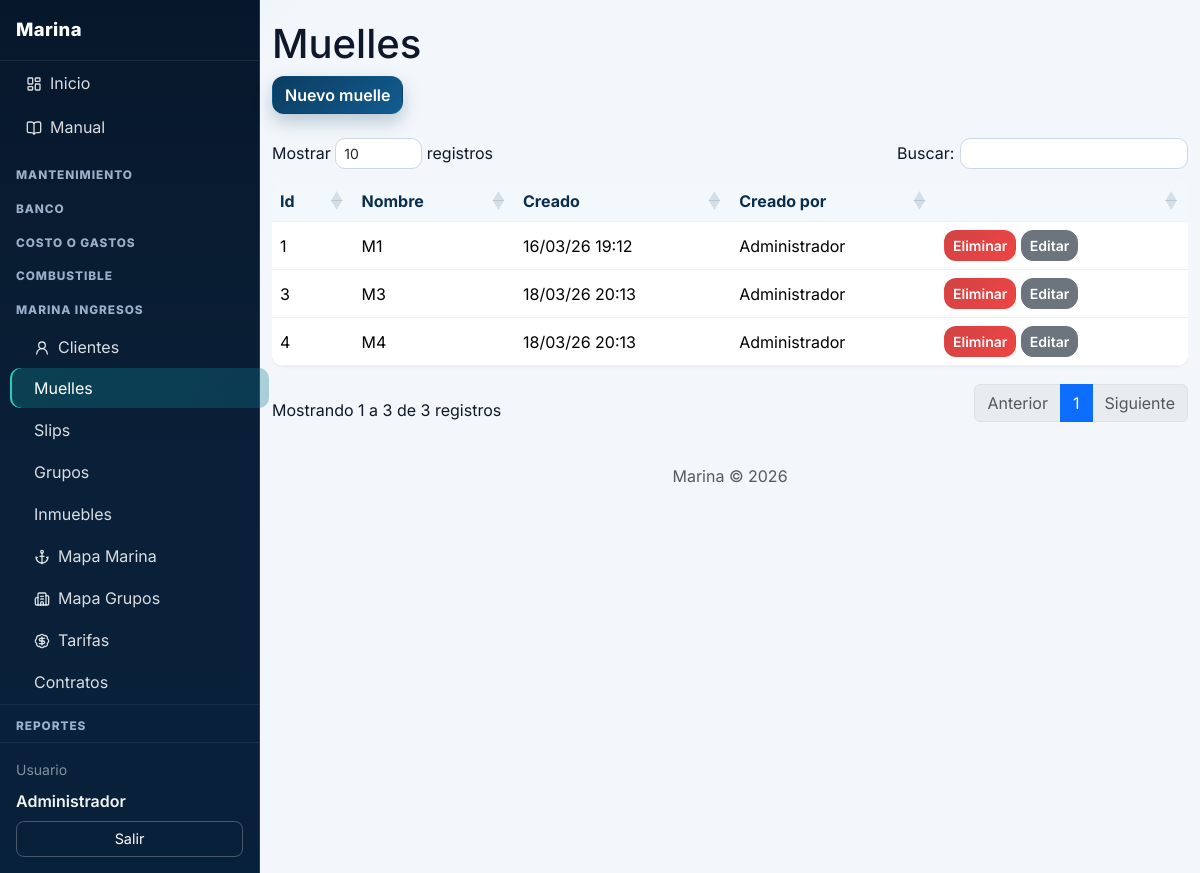
Screenshot of /index.php?p=muelles (signed in) with the database file from the repository.
### tables this page shows
CREATE TABLE muelles (
  id INT UNSIGNED AUTO_INCREMENT PRIMARY KEY,
  nombre VARCHAR(100) NOT NULL,
  created_at DATETIME NOT NULL DEFAULT CURRENT_TIMESTAMP,
  updated_at DATETIME NOT NULL DEFAULT CURRENT_TIMESTAMP ON UPDATE CURRENT_TIMESTAMP,
  created_by INT UNSIGNED NULL,
  updated_by INT UNSIGNED NULL,
  FOREIGN KEY (created_by) REFERENCES usuarios(id),
  FOREIGN KEY (updated_by) REFERENCES usuarios(id)
);

CREATE TABLE usuarios (
  id INT UNSIGNED AUTO_INCREMENT PRIMARY KEY,
  nombre VARCHAR(100) NOT NULL,
  email VARCHAR(100) NOT NULL UNIQUE,
  password_hash VARCHAR(255) NOT NULL,
  rol VARCHAR(50) NOT NULL DEFAULT 'admin',
  activo TINYINT(1) NOT NULL DEFAULT 1,
  created_at DATETIME NOT NULL DEFAULT CURRENT_TIMESTAMP,
  updated_at DATETIME NOT NULL DEFAULT CURRENT_TIMESTAMP ON UPDATE CURRENT_TIMESTAMP,
  created_by INT UNSIGNED NULL,
  updated_by INT UNSIGNED NULL,
  FOREIGN KEY (created_by) REFERENCES usuarios(id),
  FOREIGN KEY (updated_by) REFERENCES usuarios(id)
);

### index.php (called while the page is built, shortened)
<?php
require_once __DIR__ . '/includes/funciones.php';
$p = trim($_GET['p'] ?? 'dashboard');
$p = preg_replace('/[^a-z0-9_-]/', '', $p) ?: 'dashboard';
$pagina = __DIR__ . '/pages/' . $p . '.php';
require $pagina;

### includes/funciones.php (called while the page is built, shortened)
<?php
function e(string $s): string {
    return htmlspecialchars($s, ENT_QUOTES, 'UTF-8');
}
function fechaHoraFormato(?string $fecha, string $formato = MARINA_FMT_FECHA_HORA_PANTALLA): string {
    $t = strtotime($fecha);
    return $t ? date($formato, $t) : $fecha;
}

### pages/muelles.php (the view, shortened to what this page needs)
<?php
$pdo = getDb();
?>
<?php require_once __DIR__ . '/../includes/layout.php'; ?>
<h1>Muelles</h1>
<div class="toolbar d-flex gap-2"><button type="button" class="btn btn-primary" id="btnNuevoMuelle">Nuevo muelle</button></div>
<table>
    <thead><tr><th>Id</th><th>Nombre</th><th>Creado</th><th>Creado por</th><th></th></tr></thead>
    <tbody>
    <?php
    $st = $pdo->query('SELECT m.*, u.nombre AS creado_por FROM muelles m LEFT JOIN usuarios u ON m.created_by = u.id ORDER BY m.nombre');
    while ($r = $st->fetch()): ?>
        <tr>
            <td><?= (int)$r['id'] ?></td>
            <td><?= e($r['nombre']) ?></td>
            <td><?= fechaHoraFormato($r['created_at']) ?></td>
            <td><?= e($r['creado_por'] ?? '—') ?></td>
            <td class="acciones">
                <button type="button" class="btn btn-danger btn-sm btn-eliminar-muelle" data-id="<?= (int)$r['id'] ?>" data-nombre="<?= e($r['nombre']) ?>">Eliminar</button>
                <button type="button" class="btn btn-secondary btn-sm btn-editar-muelle" data-id="<?= (int)$r['id'] ?>" data-nombre="<?= e($r['nombre']) ?>">Editar</button>
            </td>
        </tr>
    <?php endwhile; ?>
    </tbody>
</table>
<?php require_once __DIR__ . '/../includes/footer.php'; ?>

### assets/css/estilos.css (style rules this page uses)
body { font-family: system-ui, -apple-system, Segoe UI, Roboto, Arial, sans-serif; background: #f4f6f9; }
.toolbar { margin-bottom: 1rem; }
.acciones { white-space: nowrap; }
table { background: #fff; border-radius: .75rem; overflow: hidden; box-shadow: 0 1px 3px rgba(0, 0, 0, 0.06); }
th, td { padding: .75rem 1rem; border-bottom: 1px solid #edf0f4; }
th { background: #f8fafc; font-weight: 700; }
.dataTables_wrapper table.dataTable { margin-top: .25rem !important; margin-bottom: .25rem !important; }
:root { --bg-main: #f3f7fb; --surface: #ffffff; --surface-soft: #f8fbff; --text-main: #0f172a; --text-soft: #64748b; --brand-1: #0a3d62; --brand-2: #0ea5a6; --ok: #0f9f64; --danger: #d14343; --radius-lg: 16px; --radius-md: 12px; --shadow-soft: 0 10px 30px rgba(15, 23, 42, 0.08); }
body { font-family: "Inter", system-ui, -apple-system, Segoe UI, Roboto, Arial, sans-serif; color: var(--text-main); background: radial-gradient(1200px 600px at -10% -10%, rgba(14, 165, 166, 0.16), transparent 40%), radial-gradient(900px 500px at 120% -20%, rgba(10, 61, 98, 0.2), transparent 35%), var(--bg-main); }
.btn { border-radius: 12px; font-weight: 600; transition: transform .16s ease, box-shadow .16s ease, opacity .16s ease; }
.btn-primary { background: linear-gradient(135deg, var(--brand-1), #125c8f); border-color: transparent; box-shadow: 0 8px 18px rgba(10, 61, 98, .25); }
.btn-danger { background: linear-gradient(135deg, #d14343, #ef4444); border-color: transparent; }
.dataTables_wrapper table.dataTable thead th { background: #f3f8fd !important; color: #0a2f4e; }

### rows the page displays
muelles: id "1", nombre "M1", created_at "16/03/26 19:12", created_by.nombre "Administrador"
muelles: id "3", nombre "M3", created_at "18/03/26 20:13", created_by.nombre "Administrador"
muelles: id "4", nombre "M4", created_at "18/03/26 20:13", created_by.nombre "Administrador"

### other values shown
$nombre_usuario "Administrador"
